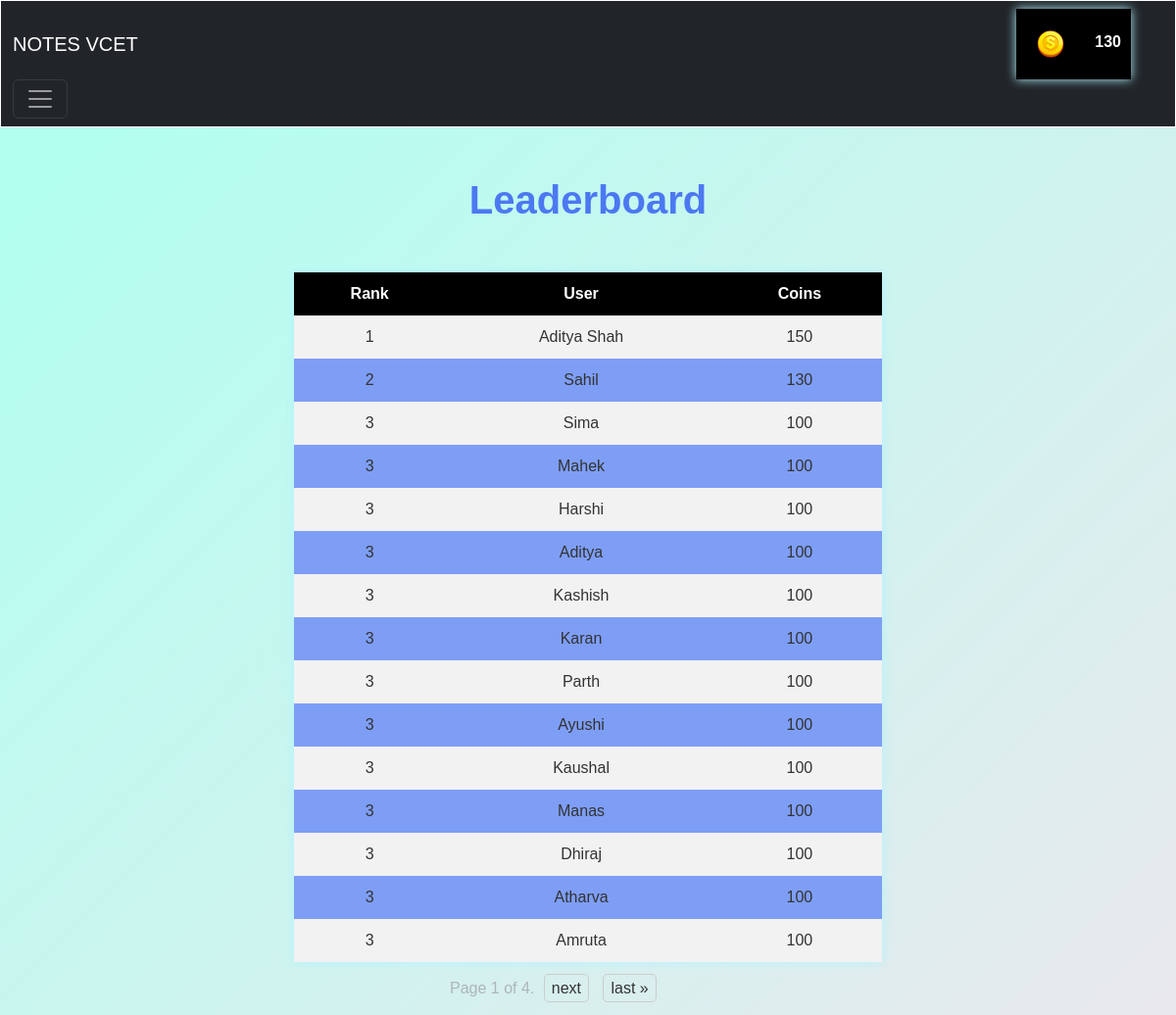
The app's page /leaderboard/ (signed in) with its own data.
### blogapp/models.py (models this page shows, shortened)
class UserAccount(AbstractBaseUser, PermissionsMixin):
    email = models.CharField(max_length = 50,unique=True)
    name = models.CharField(max_length=200)
    is_active = models.BooleanField(default=True)
    is_mod = models.BooleanField(default=False)
    is_nUser = models.BooleanField(default=True)
    is_staff = models.BooleanField(default=False)
    coins_scored = models.IntegerField(default=100,null=True,blank=True)
    rank = models.IntegerField(default=0)
    bookmarks = models.ManyToManyField('blogapp.Notes', blank=True)
    objects = UserAccountManager()
    USERNAME_FIELD = 'email'
    REQUIRED_FIELDS = ['name']

### blogapp/views.py (the view)
# urls.py: path('leaderboard/',views.leaderboard,name='leaderboard'),
@login_required(login_url='/login/')
def leaderboard(request):
    users = UserAccount.objects.all().filter(is_superuser=False).order_by('-coins_scored')
    rank = 0
    prev_score = None
    for user in users:
        if user.coins_scored != prev_score:
            rank += 1
        user.rank = rank
        user.save()
        prev_score = user.coins_scored
    if len(users) > 1 and users[0].coins_scored == users[1].coins_scored:
        users[0].rank = 1
        users[0].save()
        users[1].rank = 1
        users[1].save()
    paginator = Paginator(users, 15)
    page_number = request.GET.get('page')
    page_obj = paginator.get_page(page_number)
    context = {
        'users': users,
        'page_obj': page_obj,
    }
    return render(request, 'main/leader.html', context)

### templates/main/leader.html (shortened to what this page needs)
{% extends 'index.html' %} {% block content %}
<h1>Leaderboard</h1>
<table>
  <tr>
    <th>Rank</th>
    <th>User</th>
    <th>Coins</th>
  </tr>
  {% for user in page_obj %}
  <tr>
     <td>{{ user.rank }}</td>
    <td>{{ user.name }}</td>
    <td>{{ user.coins_scored }}</td>
  </tr>
  {% endfor %}
</table>
<div class="pagination">
  <span class="step-links">
    <span class="current-page">
      Page {{ page_obj.number }} of {{ page_obj.paginator.num_pages }}.
    </span>
    {% if page_obj.has_next %}
    <a href="?page={{ page_obj.next_page_number }}">next</a>
    <a href="?page={{ page_obj.paginator.num_pages }}">last &raquo;</a>
    {% endif %}
  </span>
</div>
{% endblock %}

### templates/components/header.html (shortened to what this page needs)
{% load static %}
<link rel="stylesheet" href="{% static 'css/darkmode.css' %}">
<link rel="stylesheet" href="{% static 'css/new.js' %}">
<nav class="navbar navbar-dark bg-dark  ">
    <div class="container-fluid">
      <a class="navbar-brand" href="{% url 'notes' %}">NOTES VCET</a>
      <table class="coins">
        <th>
          <img src="{% static 'images/coin.png' %}" alt="">
        </th>
        <th>
      <p class="cna" style="color: white;">{{ user.coins_scored }}</p>
    </th>
    </table>
      <button class="navbar-toggler" type="button" data-bs-toggle="collapse" data-bs-target="#navbarSupportedContent" aria-controls="navbarSupportedContent" aria-expanded="false" aria-label="Toggle navigation">
        <span class="navbar-toggler-icon"></span>
      </button>
    </div>
  </nav>

### templates/components/header.html (style rules this page uses)
.navbar { border: 0.2px solid white; }
.coins { margin-left: 75%; width: 3px; }
.cna { margin-top: 12px; font-weight: bol; }

### templates/main/leader.html (style rules this page uses)
body { font-family: Arial, sans-serif; background-color: #f2f2f2; background-image: linear-gradient(135deg, #b2fff0 10%, #e9e8ed 100%); }
h1 { text-align: center; margin-top: 50px; margin-bottom: 50px; color: #4c78f2; font-weight: bolder; }
table { margin: auto; border-collapse: collapse; width: 50%; background-color: #7e9ef6; box-shadow: 0px 0px 10px #b2f2ff; }
td { color: #333; }
th, td { padding: 10px; text-align: center; }
th { background-color: #000000; color: white; }
tr:nth-child(even) { background-color: #f2f2f2; }
.pagination { padding: 15px; margin-left: 37%; text-align: center; }
.pagination a { color: #333; padding: 5px 7px; margin: 0 5px; border: 1px solid #ccc; border-radius: 5px; text-decoration: none; }

### records on screen
UserAccount: coins_scored "130", rank "2", name "Sahil"
UserAccount: rank "1", name "Aditya Shah", coins_scored "150"
UserAccount: rank "3", name "Sima", coins_scored "100"
UserAccount: rank "3", name "Mahek", coins_scored "100"
UserAccount: rank "3", name "Harshi", coins_scored "100"
UserAccount: rank "3", name "Aditya", coins_scored "100"
UserAccount: rank "3", name "Kashish", coins_scored "100"
UserAccount: rank "3", name "Karan", coins_scored "100"
UserAccount: rank "3", name "Parth", coins_scored "100"
UserAccount: rank "3", name "Ayushi", coins_scored "100"
UserAccount: rank "3", name "Kaushal", coins_scored "100"
UserAccount: rank "3", name "Manas", coins_scored "100"
UserAccount: rank "3", name "Dhiraj", coins_scored "100"
UserAccount: rank "3", name "Atharva", coins_scored "100"
UserAccount: rank "3", name "Amruta", coins_scored "100"

### other values on screen
{{ page_obj.number }} "1"
{{ page_obj.paginator.num_pages }} "4"
